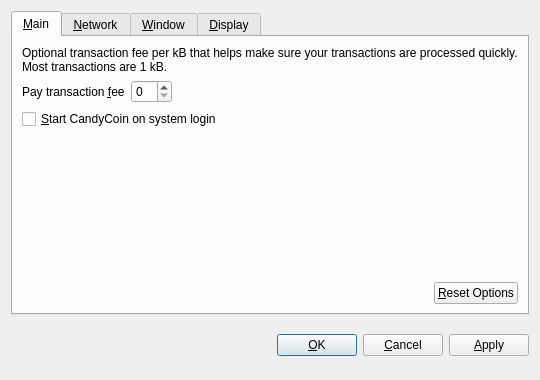
<?xml version="1.0" encoding="UTF-8"?>
<ui version="4.0">
 <class>OptionsDialog</class>
 <widget class="QDialog" name="OptionsDialog">
  <property name="geometry">
   <rect>
    <x>0</x>
    <y>0</y>
    <width>540</width>
    <height>380</height>
   </rect>
  </property>
  <property name="windowTitle">
   <string>Options</string>
  </property>
  <property name="modal">
   <bool>true</bool>
  </property>
  <layout class="QVBoxLayout" name="verticalLayout">
   <item>
    <widget class="QTabWidget" name="tabWidget">
     <property name="tabPosition">
      <enum>QTabWidget::North</enum>
     </property>
     <property name="currentIndex">
      <number>0</number>
     </property>
     <widget class="QWidget" name="tabMain">
      <attribute name="title">
       <string>&amp;Main</string>
      </attribute>
      <layout class="QVBoxLayout" name="verticalLayout_Main">
       <item>
        <widget class="QLabel" name="transactionFeeInfoLabel">
         <property name="text">
          <string>Optional transaction fee per kB that helps make sure your transactions are processed quickly. Most transactions are 1 kB.</string>
         </property>
         <property name="textFormat">
          <enum>Qt::PlainText</enum>
         </property>
         <property name="wordWrap">
          <bool>true</bool>
         </property>
        </widget>
       </item>
       <item>
        <layout class="QHBoxLayout" name="horizontalLayout_1_Main">
         <item>
          <widget class="QLabel" name="transactionFeeLabel">
           <property name="text">
            <string>Pay transaction &amp;fee</string>
           </property>
           <property name="textFormat">
            <enum>Qt::PlainText</enum>
           </property>
           <property name="buddy">
            <cstring>transactionFee</cstring>
           </property>
          </widget>
         </item>
         <item>
          <widget class="BitcoinAmountField" name="transactionFee"/>
         </item>
         <item>
          <spacer name="horizontalSpacer_1_Main">
           <property name="orientation">
            <enum>Qt::Horizontal</enum>
           </property>
           <property name="sizeHint" stdset="0">
            <size>
             <width>40</width>
             <height>20</height>
            </size>
           </property>
          </spacer>
         </item>
        </layout>
       </item>
       <item>
        <widget class="QCheckBox" name="bitcoinAtStartup">
         <property name="toolTip">
          <string>Automatically start CandyCoin after logging in to the system.</string>
         </property>
         <property name="text">
          <string>&amp;Start CandyCoin on system login</string>
         </property>
        </widget>
       </item>
       <item>
        <spacer name="verticalSpacer_Main">
         <property name="orientation">
          <enum>Qt::Vertical</enum>
         </property>
         <property name="sizeHint" stdset="0">
          <size>
           <width>20</width>
           <height>40</height>
          </size>
         </property>
        </spacer>
       </item>
       <item>
        <layout class="QHBoxLayout" name="horizontalLayout_2_Main">
         <item>
          <spacer name="horizontalSpacer_2_Main">
           <property name="orientation">
            <enum>Qt::Horizontal</enum>
           </property>
           <property name="sizeHint" stdset="0">
            <size>
             <width>40</width>
             <height>20</height>
            </size>
           </property>
          </spacer>
         </item>
         <item>
          <widget class="QPushButton" name="resetButton">
           <property name="toolTip">
            <string>Reset all client options to default.</string>
           </property>
           <property name="text">
            <string>&amp;Reset Options</string>
           </property>
           <property name="autoDefault">
            <bool>false</bool>
           </property>
          </widget>
         </item>
        </layout>
       </item>
      </layout>
     </widget>
     <widget class="QWidget" name="tabNetwork">
      <attribute name="title">
       <string>&amp;Network</string>
      </attribute>
      <layout class="QVBoxLayout" name="verticalLayout_Network">
       <item>
        <widget class="QCheckBox" name="mapPortUpnp">
         <property name="toolTip">
          <string>Automatically open the CandyCoin client port on the router. This only works when your router supports UPnP and it is enabled.</string>
         </property>
         <property name="text">
          <string>Map port using &amp;UPnP</string>
         </property>
        </widget>
       </item>
       <item>
        <widget class="QCheckBox" name="connectSocks">
         <property name="toolTip">
          <string>Connect to the CandyCoin network through a SOCKS proxy (e.g. when connecting through Tor).</string>
         </property>
         <property name="text">
          <string>&amp;Connect through SOCKS proxy:</string>
         </property>
        </widget>
       </item>
       <item>
        <layout class="QHBoxLayout" name="horizontalLayout_Network">
         <item>
          <widget class="QLabel" name="proxyIpLabel">
           <property name="text">
            <string>Proxy &amp;IP:</string>
           </property>
           <property name="textFormat">
            <enum>Qt::PlainText</enum>
           </property>
           <property name="buddy">
            <cstring>proxyIp</cstring>
           </property>
          </widget>
         </item>
         <item>
          <widget class="QValidatedLineEdit" name="proxyIp">
           <property name="maximumSize">
            <size>
             <width>140</width>
             <height>16777215</height>
            </size>
           </property>
           <property name="toolTip">
            <string>IP address of the proxy (e.g. 127.0.0.1)</string>
           </property>
          </widget>
         </item>
         <item>
          <widget class="QLabel" name="proxyPortLabel">
           <property name="text">
            <string>&amp;Port:</string>
           </property>
           <property name="textFormat">
            <enum>Qt::PlainText</enum>
           </property>
           <property name="buddy">
            <cstring>proxyPort</cstring>
           </property>
          </widget>
         </item>
         <item>
          <widget class="QLineEdit" name="proxyPort">
           <property name="maximumSize">
            <size>
             <width>55</width>
             <height>16777215</height>
            </size>
           </property>
           <property name="toolTip">
            <string>Port of the proxy (e.g. 9050)</string>
           </property>
          </widget>
         </item>
         <item>
          <widget class="QLabel" name="socksVersionLabel">
           <property name="text">
            <string>SOCKS &amp;Version:</string>
           </property>
           <property name="textFormat">
            <enum>Qt::PlainText</enum>
           </property>
           <property name="buddy">
            <cstring>socksVersion</cstring>
           </property>
          </widget>
         </item>
         <item>
          <widget class="QValueComboBox" name="socksVersion">
           <property name="toolTip">
            <string>SOCKS version of the proxy (e.g. 5)</string>
           </property>
          </widget>
         </item>
         <item>
          <spacer name="horizontalSpacer_Network">
           <property name="orientation">
            <enum>Qt::Horizontal</enum>
           </property>
           <property name="sizeHint" stdset="0">
            <size>
             <width>40</width>
             <height>20</height>
            </size>
           </property>
          </spacer>
         </item>
        </layout>
       </item>
       <item>
        <spacer name="verticalSpacer_Network">
         <property name="orientation">
          <enum>Qt::Vertical</enum>
         </property>
         <property name="sizeHint" stdset="0">
          <size>
           <width>20</width>
           <height>40</height>
          </size>
         </property>
        </spacer>
       </item>
      </layout>
     </widget>
     <widget class="QWidget" name="tabWindow">
      <attribute name="title">
       <string>&amp;Window</string>
      </attribute>
      <layout class="QVBoxLayout" name="verticalLayout_Window">
       <item>
        <widget class="QCheckBox" name="minimizeToTray">
         <property name="toolTip">
          <string>Show only a tray icon after minimizing the window.</string>
         </property>
         <property name="text">
          <string>&amp;Minimize to the tray instead of the taskbar</string>
         </property>
        </widget>
       </item>
       <item>
        <widget class="QCheckBox" name="minimizeOnClose">
         <property name="toolTip">
          <string>Minimize instead of exit the application when the window is closed. When this option is enabled, the application will be closed only after selecting Quit in the menu.</string>
         </property>
         <property name="text">
          <string>M&amp;inimize on close</string>
         </property>
        </widget>
       </item>
       <item>
        <spacer name="verticalSpacer_Window">
         <property name="orientation">
          <enum>Qt::Vertical</enum>
         </property>
         <property name="sizeHint" stdset="0">
          <size>
           <width>20</width>
           <height>40</height>
          </size>
         </property>
        </spacer>
       </item>
      </layout>
     </widget>
     <widget class="QWidget" name="tabDisplay">
      <attribute name="title">
       <string>&amp;Display</string>
      </attribute>
      <layout class="QVBoxLayout" name="verticalLayout_Display">
       <item>
        <layout class="QHBoxLayout" name="horizontalLayout_1_Display">
         <item>
          <widget class="QLabel" name="langLabel">
           <property name="text">
            <string>User Interface &amp;language:</string>
           </property>
           <property name="textFormat">
            <enum>Qt::PlainText</enum>
           </property>
           <property name="buddy">
            <cstring>lang</cstring>
           </property>
          </widget>
         </item>
         <item>
          <widget class="QValueComboBox" name="lang">
           <property name="toolTip">
            <string>The user interface language can be set here. This setting will take effect after restarting CandyCoin.</string>
           </property>
          </widget>
         </item>
        </layout>
       </item>
       <item>
        <layout class="QHBoxLayout" name="horizontalLayout_2_Display">
         <item>
          <widget class="QLabel" name="unitLabel">
           <property name="text">
            <string>&amp;Unit to show amounts in:</string>
           </property>
           <property name="textFormat">
            <enum>Qt::PlainText</enum>
           </property>
           <property name="buddy">
            <cstring>unit</cstring>
           </property>
          </widget>
         </item>
         <item>
          <widget class="QValueComboBox" name="unit">
           <property name="toolTip">
            <string>Choose the default subdivision unit to show in the interface and when sending coins.</string>
           </property>
          </widget>
         </item>
        </layout>
       </item>
       <item>
        <widget class="QCheckBox" name="displayAddresses">
         <property name="toolTip">
          <string>Whether to show CandyCoin addresses in the transaction list or not.</string>
         </property>
         <property name="text">
          <string>&amp;Display addresses in transaction list</string>
         </property>
        </widget>
       </item>
       <item>
        <spacer name="verticalSpacer_Display">
         <property name="orientation">
          <enum>Qt::Vertical</enum>
         </property>
         <property name="sizeHint" stdset="0">
          <size>
           <width>20</width>
           <height>40</height>
          </size>
         </property>
        </spacer>
       </item>
      </layout>
     </widget>
    </widget>
   </item>
   <item>
    <layout class="QHBoxLayout" name="horizontalLayout_Buttons">
     <item>
      <spacer name="horizontalSpacer_1">
       <property name="orientation">
        <enum>Qt::Horizontal</enum>
       </property>
       <property name="sizeHint" stdset="0">
        <size>
         <width>40</width>
         <height>48</height>
        </size>
       </property>
      </spacer>
     </item>
     <item>
      <widget class="QLabel" name="statusLabel">
       <property name="font">
        <font>
         <weight>75</weight>
         <bold>true</bold>
        </font>
       </property>
       <property name="text">
        <string/>
       </property>
       <property name="textFormat">
        <enum>Qt::PlainText</enum>
       </property>
       <property name="wordWrap">
        <bool>true</bool>
       </property>
      </widget>
     </item>
     <item>
      <spacer name="horizontalSpacer_2">
       <property name="orientation">
        <enum>Qt::Horizontal</enum>
       </property>
       <property name="sizeHint" stdset="0">
        <size>
         <width>40</width>
         <height>48</height>
        </size>
       </property>
      </spacer>
     </item>
     <item>
      <widget class="QPushButton" name="okButton">
       <property name="text">
        <string>&amp;OK</string>
       </property>
      </widget>
     </item>
     <item>
      <widget class="QPushButton" name="cancelButton">
       <property name="text">
        <string>&amp;Cancel</string>
       </property>
       <property name="autoDefault">
        <bool>false</bool>
       </property>
      </widget>
     </item>
     <item>
      <widget class="QPushButton" name="applyButton">
       <property name="text">
        <string>&amp;Apply</string>
       </property>
       <property name="autoDefault">
        <bool>false</bool>
       </property>
      </widget>
     </item>
    </layout>
   </item>
  </layout>
 </widget>
 <customwidgets>
  <customwidget>
   <class>BitcoinAmountField</class>
   <extends>QSpinBox</extends>
   <header>bitcoinamountfield.h</header>
  </customwidget>
  <customwidget>
   <class>QValueComboBox</class>
   <extends>QComboBox</extends>
   <header>qvaluecombobox.h</header>
  </customwidget>
  <customwidget>
   <class>QValidatedLineEdit</class>
   <extends>QLineEdit</extends>
   <header>qvalidatedlineedit.h</header>
  </customwidget>
 </customwidgets>
 <resources/>
 <connections/>
</ui>
